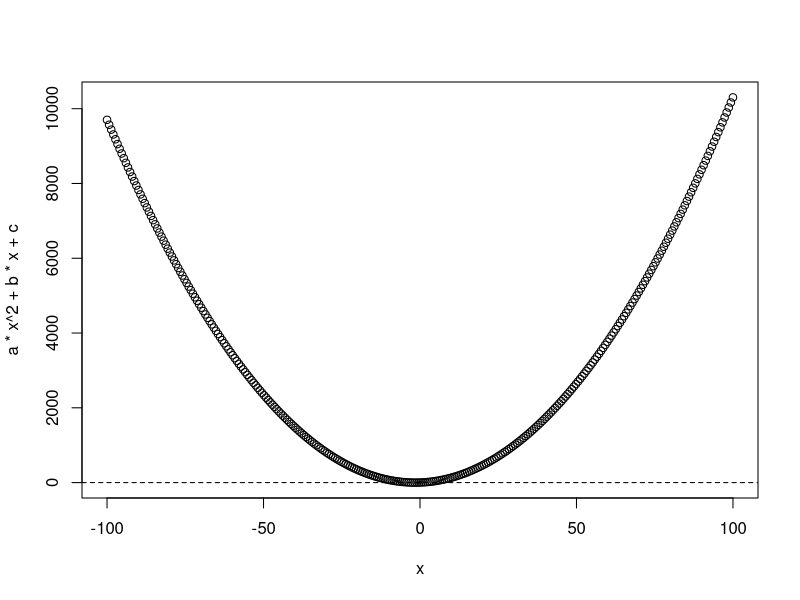

Write R code to recreate this figure.
## ---- chunk 1

#Setting up variables
a<- 1
b<- 3
c<- 2

# Find the solution of the equation
solution <- c((-b + sqrt(b^2 - 4*a*c)) / 2*a, (-b - sqrt(b^2 - 4*a*c)) / 2*a)

# Check how many solutions and remove non-real numbers
if ((is.nan(solution[1])) & is.nan(solution[2])){
  output <- paste("no solution")
}else{
  solution <- na.omit(solution)
  if(length(solution)==1){
    output <- paste("one solution:", solution)
  }
  else{
    output <- paste("Solutions are:", solution)
  }
}

print(output)
## ---- chunk 2
#create a plot for the equation
x<- seq(-100,100,length=300)
plot(x, a*x^2 + b*x + c)
abline(h=0, lty=2)


